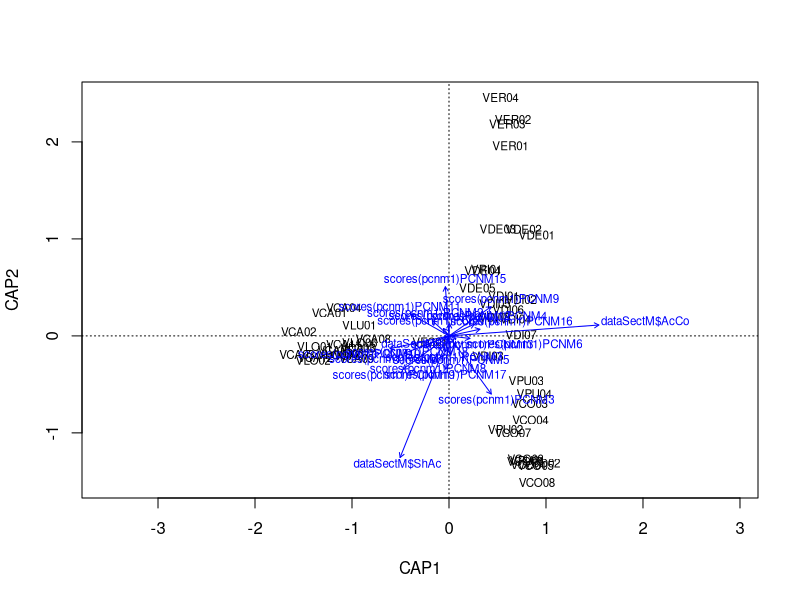
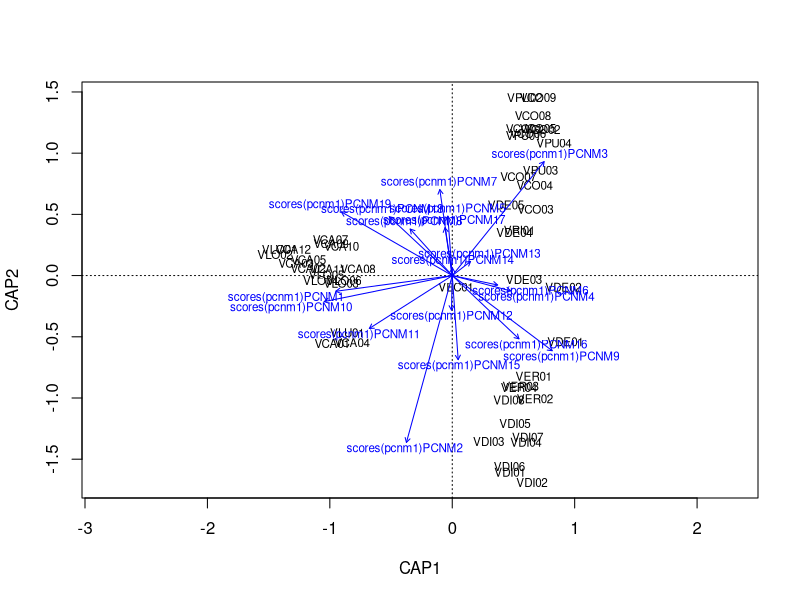

R code for these plots, in order:
setwd("C:/Users/iarnelas/Documents/VALERIANELLA_R")
coordSect<-read.table("coordSect.txt", header=TRUE, fill=TRUE)
library (vegan)
pcnm1 <- pcnm(dist(coordSect))
pcnm1
scores(pcnm1)
genfst<-read.table("distSectpb.txt", header=TRUE, fill=TRUE)
genfst.dist<-as.dist(genfst)
genfst.dist
dataSectM <-read.table ("morphoSect.txt", header = TRUE)
dataSectM
#Marginal test todas variables
Fstfull<-capscale(genfst.dist~scores(pcnm1) + dataSectM$Fdiv + dataSectM$Actyp + dataSectM$AcCo + dataSectM$AcSpT + dataSectM$ShAc + dataSectM$CxTy, data = dataSectM, add =TRUE)
Fstfull
anova.cca(Fstfull)
anova.cca(Fstfull, by = "axis", permu= 9999)
anova.cca(Fstfull, by = "terms", permu= 9999)
RsquareAdj(capscale(genfst.dist~dataSectM$AcCo, data =dataSectM, add=TRUE))#se escoge significativa y mayor valor F
plot(Fstfull)
scores = scores(Fstfull)
geoscores = cbind(scores$sites, scores(pcnm1) + dataSectM$Fdiv + dataSectM$Actyp + dataSectM$AcCo + dataSectM$AcSpT + dataSectM$ShAc + dataSectM$CxTy)
cor(geoscores)
#Marginal solo geo
Fstfull<-capscale(genfst.dist~scores(pcnm1))
Fstfull
anova.cca(Fstfull)
anova.cca(Fstfull, by = "axis", permu= 9999)
anova.cca(Fstfull, by = "terms", permu= 9999)
RsquareAdj(capscale(genfst.dist~scores(pcnm1)))
plot(Fstfull)
scores = scores(Fstfull)
geoscores = cbind(scores$sites, scores(pcnm1))
cor(geoscores)
